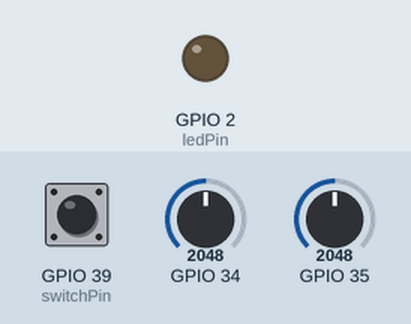
A sketch run on a simulated ESP32. Parts: output pins drawn as LEDs (lit = HIGH). The inputs (shaded band) are chosen by the test bench; at power-on: GPIO 39 (switchPin) LOW, GPIO 34 = 2048, GPIO 35 = 2048. USB keyboard and mouse output is not drawn; what the sketch prints to the serial monitor is not drawn.

Above: at 1.2 s.
1.3 s: GPIO 39 (switchPin) pulsed HIGH 5 times (0.12 s each, 0.3 s apart)
At 2.7 s:
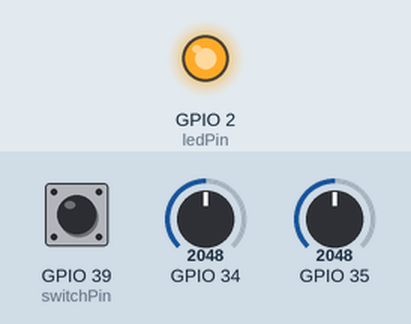
4.3 s: GPIO 39 (switchPin) pulled HIGH for 0.25 s
At 5.2 s:
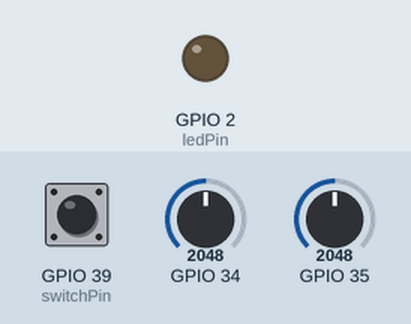
6.0 s: GPIO 39 (switchPin) pulled HIGH for 1 s
At 7.2 s:
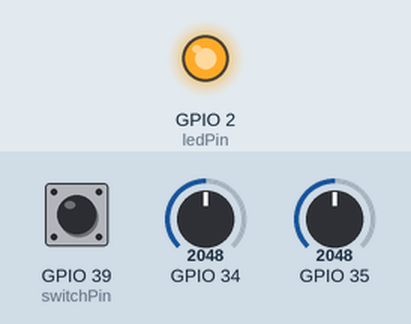
Timing chart, 0 to 9.0 s (numbered marks = the images above; inputs shaded):
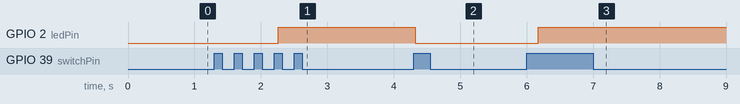

The sketch:

ScrollAndMoveMouse.ino
```cpp
/**
 * This example turns the ESP32 into a Bluetooth LE mouse that continuously moves the mouse.
 */
#include <BleMouse.h>

// set pin numbers for switch, joystick axes, and LED:
const int switchPin = 39;      // switch to turn on and off mouse control
const int mouseButton = 36;    // input pin for the mouse pushButton
const int xAxis = 34;         // joystick X axis
const int yAxis = 35;         // joystick Y axis
const int ledPin = 2;         // Mouse control LED

// parameters for reading the joystick:
int range = 12;               // output range of X or Y movement
int responseDelay = 5;        // response delay of the mouse, in ms
int threshold = range / 4;    // resting threshold
int center = range / 2;       // resting position value

bool mouseIsActive = true;    // whether or not to control the mouse
int lastSwitchState = LOW;        // previous switch state

BleMouse bleMouse;

void setup() {
  pinMode(switchPin, INPUT);       // the switch pin
  pinMode(ledPin, OUTPUT);         // the LED pin
  Serial.begin(115200);
  Serial.println("Starting BLE work!");
  bleMouse.begin();
}

void loop() {
  if(bleMouse.isConnected()) {

    unsigned long startTime;


  int switchState = digitalRead(switchPin);
  // if it's changed and it's high, toggle the mouse state:
  if (switchState != lastSwitchState) {
    if (switchState == HIGH) {
      mouseIsActive = !mouseIsActive;
      // turn on LED to indicate mouse state:
      digitalWrite(ledPin, mouseIsActive);
    }
  }
  // save switch state for next comparison:
  lastSwitchState = switchState;

  // read and scale the two axes:
//  int xReading = readAxis(34);
//  int yReading = readAxis(35);

    int xReading = (analogRead(34)-1800)/100;
    int yReading = (analogRead(35)-1900)/100;


 Serial.println("Scroll up");
    startTime = millis();
    while(millis()<startTime+200) {
//       if (mouseIsActive) {
      bleMouse.move(xReading, yReading);
      delay(50);
//       }
    }


//
// if (digitalRead(mouseButton) == HIGH) {
//    // if the mouse is not pressed, press it:
//    if (!Mouse.isPressed(MOUSE_LEFT)) {
//      Mouse.press(MOUSE_LEFT);
//    }
//  }
//  // else the mouse button is not pressed:
//  else {
//    // if the mouse is pressed, release it:
//    if (Mouse.isPressed(MOUSE_LEFT)) {
//      Mouse.release(MOUSE_LEFT);
//    }
//  }

  delay(responseDelay);


//    Serial.println("Scroll up");
//    startTime = millis();
//    while(millis()<startTime+2000) {
//      bleMouse.move(0,0,1);
//      delay(100);
//    }
//    delay(500);
//
//    Serial.println("Scroll down");
//    startTime = millis();
//    while(millis()<startTime+2000) {
//      bleMouse.move(0,0,-1);
//      delay(100);
//    }
//    delay(500);
//
//    Serial.println("Scroll left");
//    startTime = millis();
//    while(millis()<startTime+2000) {
//      bleMouse.move(0,0,0,-1);
//      delay(100);
//    }
//    delay(500);
//
//    Serial.println("Scroll right");
//    startTime = millis();
//    while(millis()<startTime+2000) {
//      bleMouse.move(0,0,0,1);
//      delay(100);
//    }
//    delay(500);
//
//    Serial.println("Move mouse pointer up");
//    startTime = millis();
//    while(millis()<startTime+2000) {
//      bleMouse.move(0,-1);
//      delay(100);
//    }
//    delay(500);
//
//    Serial.println("Move mouse pointer down");
//    startTime = millis();
//    while(millis()<startTime+2000) {
//      bleMouse.move(0,1);
//      delay(100);
//    }
//    delay(500);
//
//    Serial.println("Move mouse pointer left");
//    startTime = millis();
//    while(millis()<startTime+2000) {
//      bleMouse.move(-1,0);
//      delay(100);
//    }
//    delay(500);
//
//    Serial.println("Move mouse pointer right");
//    startTime = millis();
//    while(millis()<startTime+2000) {
//      bleMouse.move(1,0);
//      delay(100);
//    }
//    delay(500);

  }
}


int readAxis(int thisAxis) {
  // read the analog input:
  int reading = analogRead(thisAxis);

  // map the reading from the analog input range to the output range:
  reading = map(reading, 0, 1023, 0, range);

  // if the output reading is outside from the rest position threshold, use it:
  int distance = reading - center;

  if (abs(distance) < threshold) {
    distance = 0;
  }

  // return the distance for this axis:
  return distance;
}
```

Measured:
- after the input at 1.3 s, GPIO 2 (ledPin): LOW → HIGH after 0.96 s
- after the input at 4.3 s, GPIO 2 (ledPin): HIGH → LOW at once
- after the input at 6.0 s, GPIO 2 (ledPin): LOW → HIGH after 0.17 s
